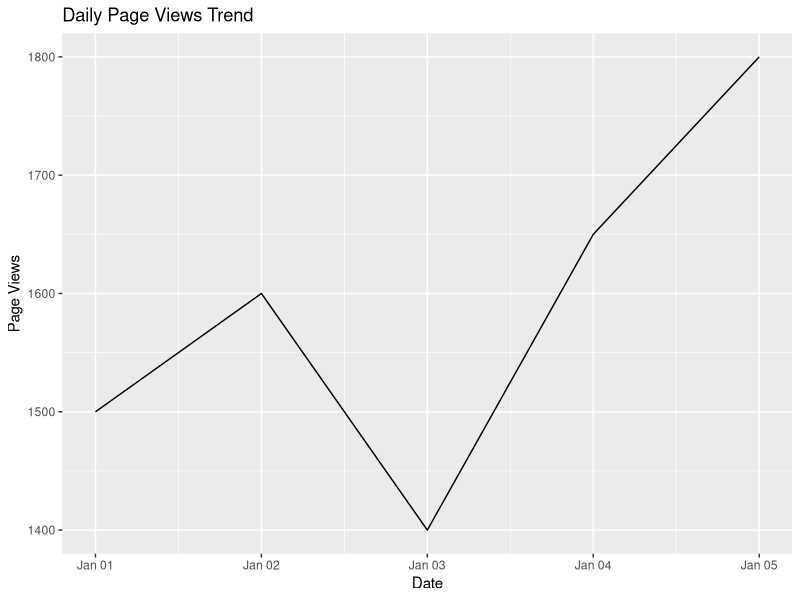

Reproduce this figure in R. (Note: this script raises an error after producing the figure.)
#a.line chart

library(ggplot2)

website_analytics <- data.frame(
  "Date" = as.Date(c("2023-01-01", "2023-01-02", "2023-01-03", "2023-01-04", "2023-01-05")),
  "Page Views" = c(1500, 1600, 1400, 1650, 1800),
  "Click-through Rate" = c(2.3, 2.7, 2.0, 2.4, 2.6)
)

ggplot(website_analytics, aes(x = Date, y = Page.Views)) +
  geom_line() +
  labs(title = "Daily Page Views Trend",
       x = "Date",
       y = "Page Views")

#b.bar chart
top_n_days <- 2  # You can change this to the desired number of top days
top_days <- head(web_data[order(web_data$Click_through_Rate, decreasing = TRUE), ], top_n_days)

barplot(top_days$Click_through_Rate, names.arg = as.character(top_days$Date),
        col = "skyblue", main = "Top N Days with Highest Click-through Rates",
        xlab = "Date", ylab = "Click-through Rate")



#c.stacked area

library(ggplot2)
library(tidyr)

user_interactions_long <- pivot_longer(user_interactions, cols = c("Likes", "Shares", "Comments"), names_to = "Interaction_Type", values_to = "Number_of_Interactions")

ggplot(user_interactions_long, aes(x = Date, y = Number_of_Interactions, fill = Interaction_Type)) +
  geom_area() +
  labs(title = "User Interactions Distribution",
       x = "Date",
       y = "Number of Interactions",
       fill = "Interaction Type")
